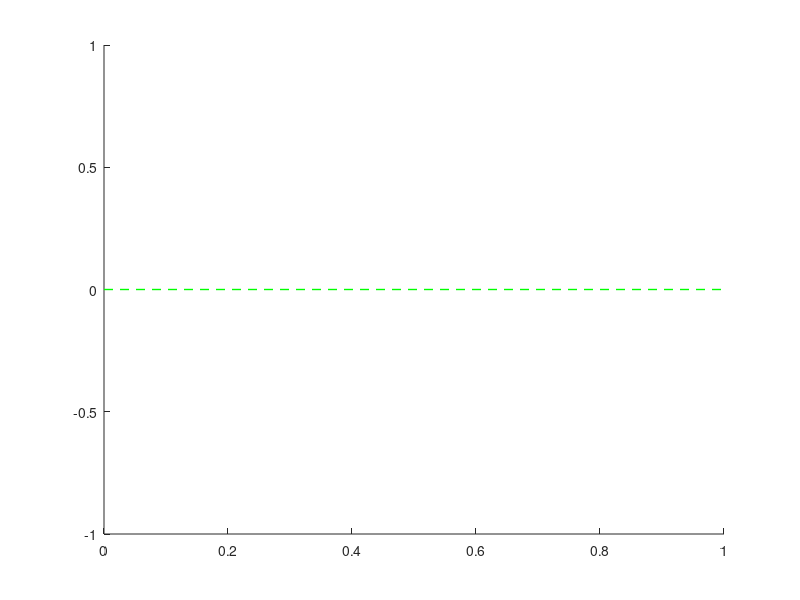

The MATLAB script that drew this image: (Note: this script raises an error after producing the figure.)
function putaxis(ax)

if ~nargin
	ax = axis();
end

xmin = ax(1);
xmax = ax(2);
ymin = ax(3);
ymax = ax(4);

h = line([xmin xmax],[0 0],'lineWidth',1,'Color','g','LineStyle','--');
uistack(h,'bottom');
h = line([0 0],[ymin ymax],'lineWidth',1,'Color','g','LineStyle','--');
uistack(h,'bottom');

